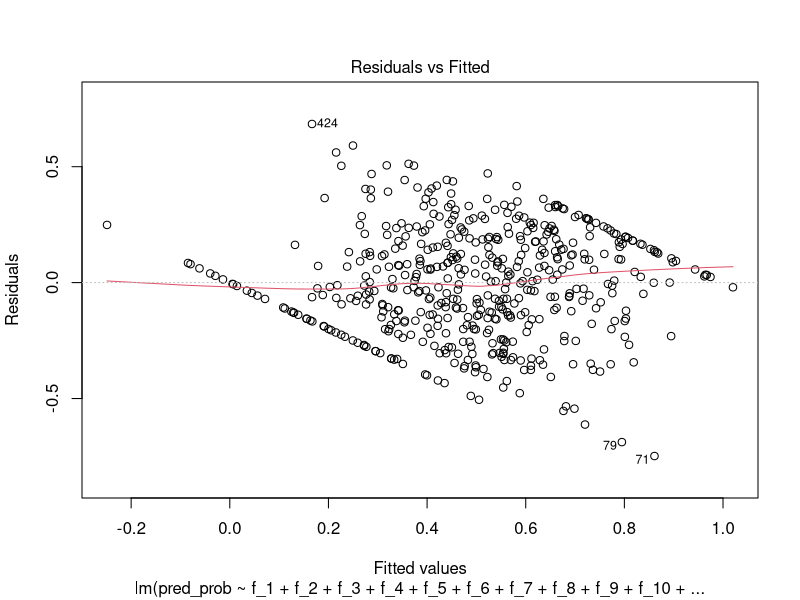
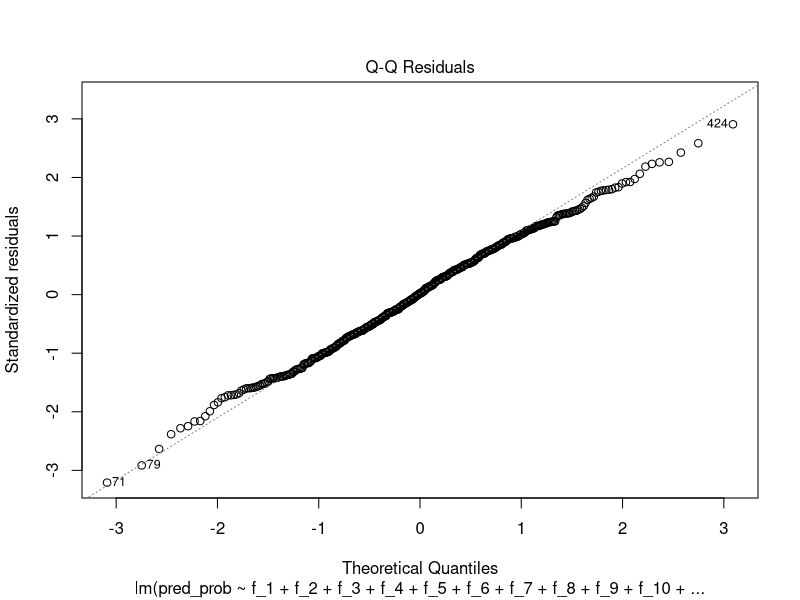
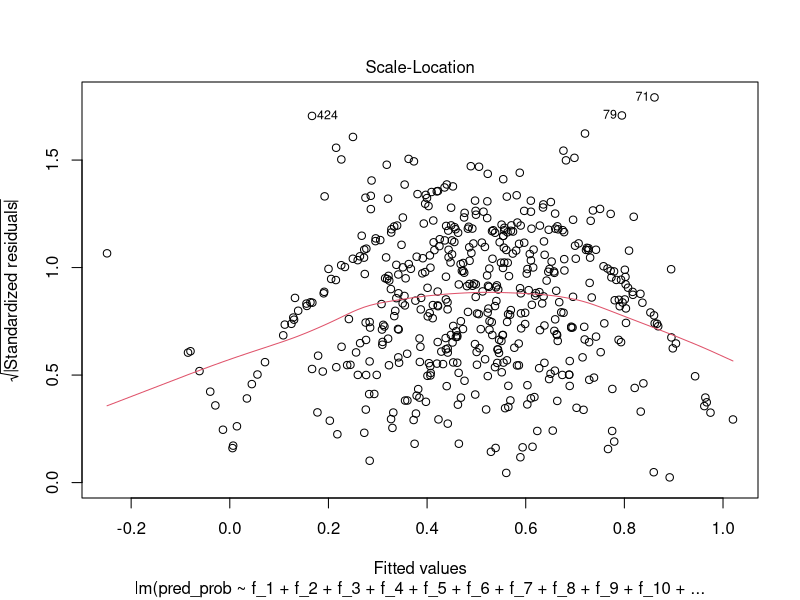
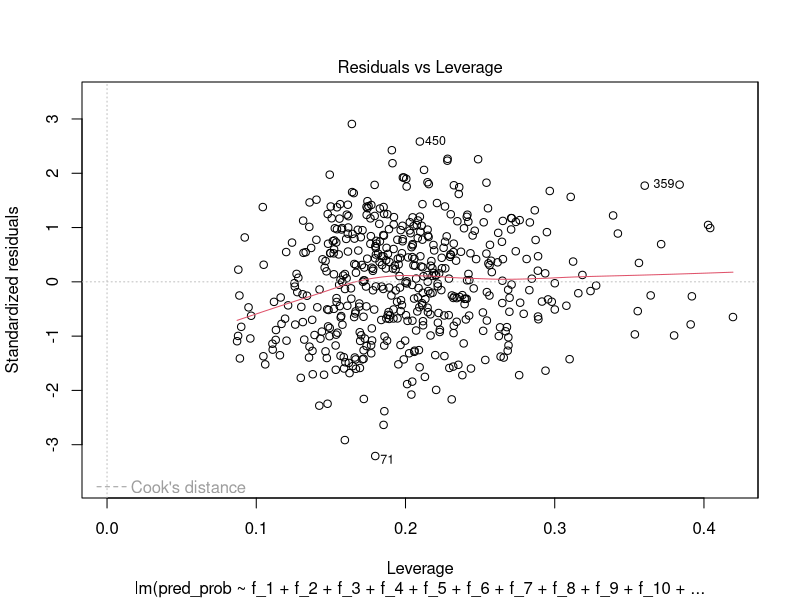
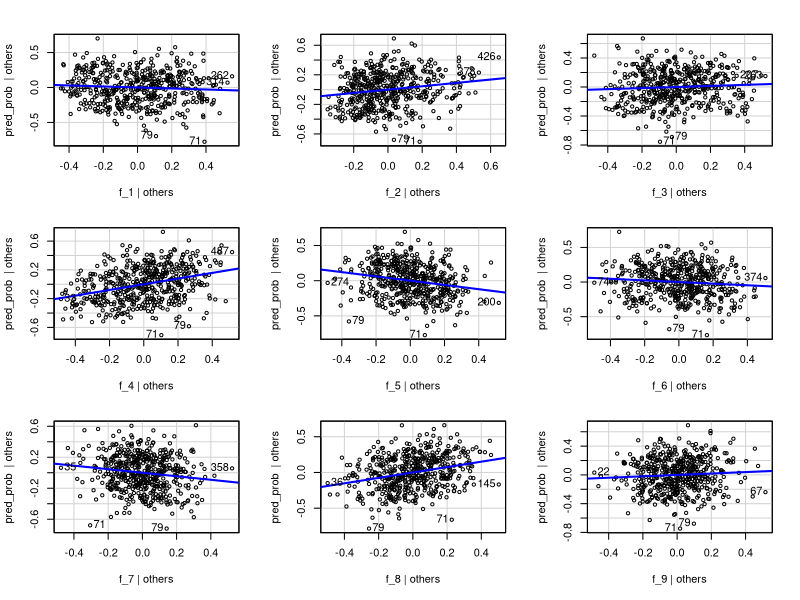
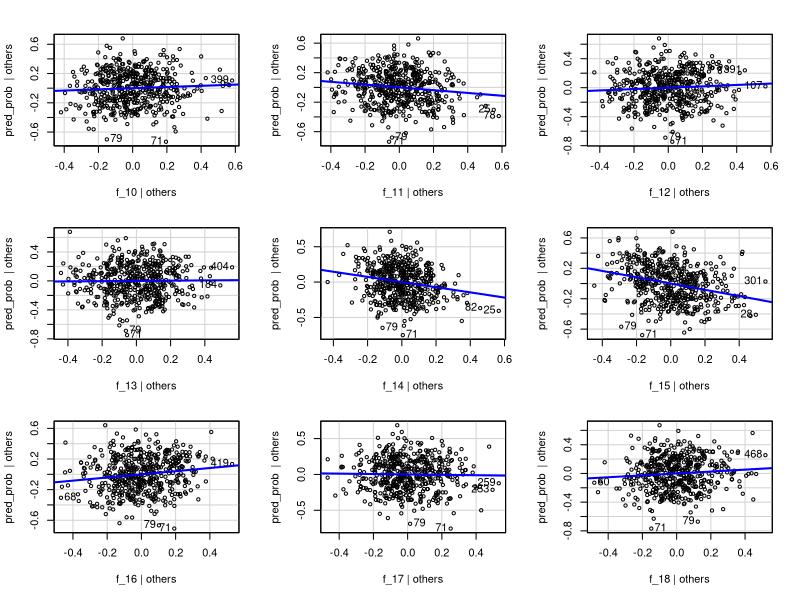
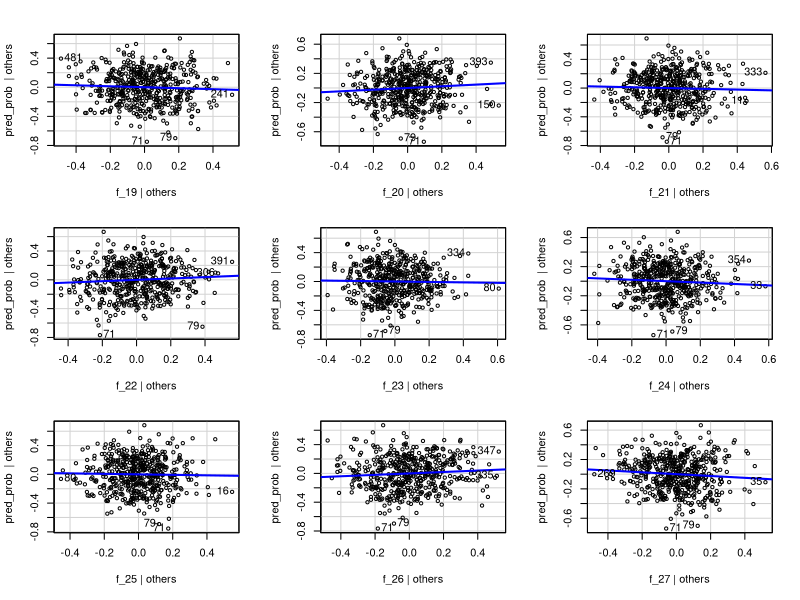
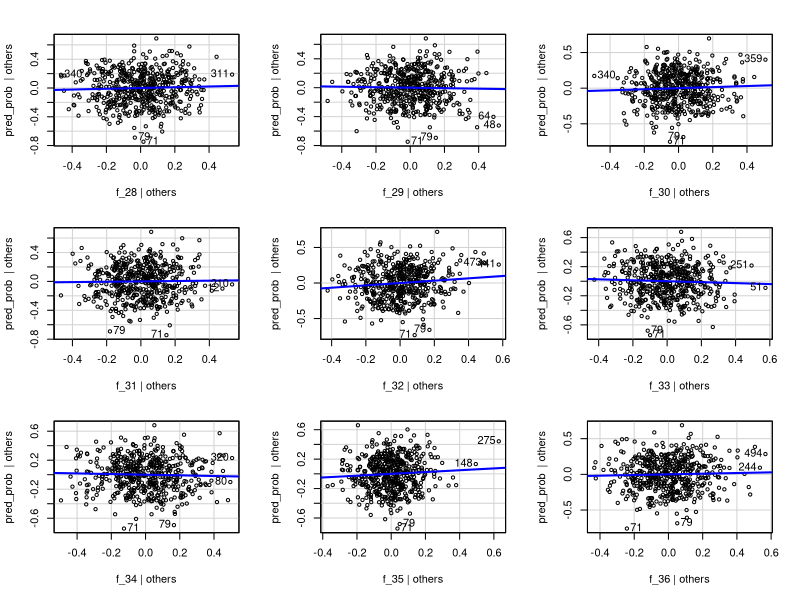

Write R code to recreate these figures, in order. (Note: this script raises an error after producing the figures.)
## ---- chunk 1
knitr::opts_chunk$set(echo = TRUE)
## ---- chunk 2
# Load the required libraries
library(tidyverse)
library(caret)
library(MASS)
library(car)


## ---- chunk 3
# Load the dataset
data <- read.csv("pca_data_100_d8.csv")  # Update with the actual CSV file name

# Display the structure of the loaded data
str(data)

## ---- chunk 4
# Load the dplyr package for data manipulation
library(dplyr)

# Normalize each feature to the range [0, 1]
normalized_data <- data %>%
  mutate(across(starts_with("f"), ~ (.-min(.)) / (max(.) - min(.))))

# Display the first few rows of the normalized data
head(normalized_data)


## ---- chunk 5
col_name <- NULL;
for (i in 1:400) {
  
  col_name <-  paste0(col_name,"f_", i,"+")
  #data[, col_name] <- boxcox(data[, paste0("Feature_", i)], lambda = NULL)$x
}
cat(col_name)
## ---- chunk 6
model_2  = lm(pred_prob ~ f_1+f_2+f_3+f_4+f_5+f_6+f_7+f_8+f_9+f_10+f_11+f_12+f_13+f_14+f_15+f_16+f_17+f_18+f_19+f_20+f_21+f_22+f_23+f_24+f_25+f_26+f_27+f_28+f_29+f_30+f_31+f_32+f_33+f_34+f_35+f_36+f_37+f_38+f_39+f_40+f_41+f_42+f_43+f_44+f_45+f_46+f_47+f_48+f_49+f_50+f_51+f_52+f_53+f_54+f_55+f_56+f_57+f_58+f_59+f_60+f_61+f_62+f_63+f_64+f_65+f_66+f_67+f_68+f_69+f_70+f_71+f_72+f_73+f_74+f_75+f_76+f_77+f_78+f_79+f_80+f_81+f_82+f_83+f_84+f_85+f_86+f_87+f_88+f_89+f_90+f_91+f_92+f_93+f_94+f_95+f_96+f_97+f_98+f_99+f_100, data = normalized_data)
summary(model_2)
## ---- chunk 7

plot(model_2)
## ---- chunk 8

residuals <- residuals(model_2)

# Create the AV plot
avPlots(model_2)

# Create the CR plot
crPlots(model_2)

## ---- chunk 9
# Apply Box-Cox transformation to the target variable (response) if needed
# For example, if you have a response variable named 'y', you can transform it like this:
# data$y_transformed <- boxcox(data$y, lambda = NULL)
# Uncomment and modify the above line based on your data

# Apply Box-Cox transformation to the features
# Assuming the transformed features are named 'Feature_1_transformed', ..., 'Feature_10_transformed'

boxcox(data[, paste0("Feature_1")], lambda = NULL)
for (i in 1:10) {
  boxcox(data[, paste0("Feature_", i)], lambda = NULL)
  #col_name <- paste0("Feature_", i, "_transformed")
  #data[, col_name] <- boxcox(data[, paste0("Feature_", i)], lambda = NULL)$x
}

# Define the list of transformed feature names
transformed_feature_names <- paste0("Feature_", 1:10, "_transformed")  # Adjust the range as needed

# Construct the formula for MLR
formula <- reformulate(transformed_feature_names, response = "y")

# Perform Multiple Linear Regression (MLR) using the transformed features
model <- lm(formula, data = data)

# Display the summary of the MLR model
summary(model)
